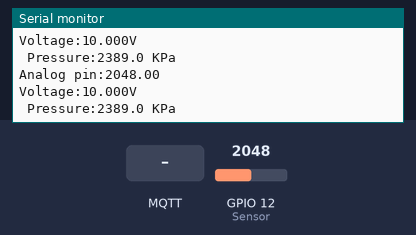
Bench run of a sketch on a simulated ESP32. On the bench: the last lines printed to the serial monitor. The test bench sets the inputs (shaded band); at power-on: GPIO 12 (Sensor) = 2048. WiFi joins after 1.5 s; servers stay silent unless stated; no MQTT or app messages arrive unless stated.

Above: at 2.7 s.
2.8 s: MQTT message "1" arrives on the first subscribed topic
4.5 s: MQTT message "on" arrives on the first subscribed topic
6.0 s: MQTT message "off" arrives on the first subscribed topic
7.5 s: GPIO 12 (Sensor) set to 2866
At 8.0 s:
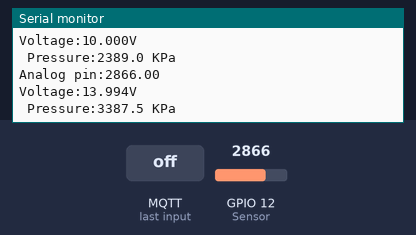
9.0 s: GPIO 12 (Sensor) set to 3603
At 9.5 s:
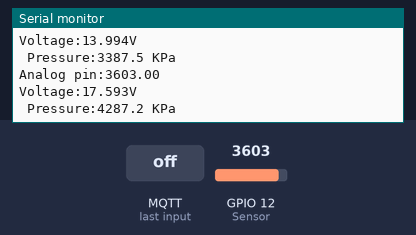
Timing chart, 0 to 11.5 s (numbered marks = the images above; inputs shaded):
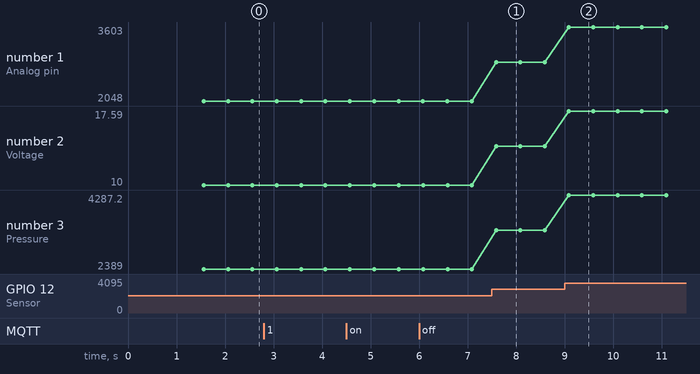

The sketch:

MQTT.ino
```cpp
#include <WiFi.h>
#include <PubSubClient.h>

const char *ssid = "Router"; // Enter your WiFi name
const char *password = "123456789";  // Enter WiFi password

const char *mqtt_broker = "10.1.75.125";
const char *topic = "esp32/test";
const char *mqtt_username = "iqube";
const char *mqtt_password = "iQube@2019";
const int mqtt_port = 1883;

WiFiClient espClient;
PubSubClient client(espClient);

const float  OffSet = 0.444;
float A, V, P;

void setup()
{
  // Set software serial baud to 115200;
  Serial.begin(115200);
  // connecting to a WiFi network
  WiFi.begin(ssid, password);
  while (WiFi.status() != WL_CONNECTED) {
    delay(500);
    Serial.println("Connecting to WiFi..");
  }

  Serial.println("Connected to the WiFi network");
  //connecting to a mqtt broker
  client.setServer(mqtt_broker, mqtt_port);
  client.setCallback(callback);

  while (!client.connected()) {
    String client_id = "esp32-client-";
    client_id += String(WiFi.macAddress());
    Serial.printf("The client %s connects to the public mqtt broker\n", client_id.c_str());
    if (client.connect(client_id.c_str(), mqtt_username, mqtt_password)) {
      Serial.println("Public emqx mqtt broker connected");
    } else {
      Serial.println("failed with state ");
      Serial.println(client.state());
      delay(2000);
    }
  }

  // publish and subscribe
  client.publish(topic, "Data received");
  client.subscribe(topic);
}

void callback(char *topic, byte *payload, unsigned int length) {
  Serial.print("Message arrived in topic: ");
  Serial.println(topic);
  Serial.print("Message:");
  for (int i = 0; i < length; i++) {
    Serial.print((char) payload[i]);
  }
  Serial.println();
  Serial.println("-----------------------");
}

void loop()
{
  client.loop();

  //Connect sensor to Analog 0
  A = analogRead(12);
  V = analogRead(12) * 5.00 / 1024;     //Sensor output voltage
  P = (V - OffSet) * 250;             //Calculate water pressure

  Serial.print("Analog pin:");
  Serial.println(A);


  Serial.print("Voltage:");
  Serial.print(V, 3);
  Serial.println("V");

  Serial.print(" Pressure:");
  Serial.print(P, 1);
  Serial.println(" KPa");
  Serial.println();

  delay(500);
}
```

Measured:
- after the input at 7.5 s, the serial monitor: prints a new line after 0.09 s (image 1)
- after the input at 9.0 s, the serial monitor: prints a new line after 0.09 s (image 2)
- plotted number 1: 2048 → 2866 after the input at 7.5 s, 2866 → 3603 after the input at 9.0 s
- plotted number 2: 10 → 13.99 after the input at 7.5 s, 13.99 → 17.59 after the input at 9.0 s
- plotted number 3: 2389 → 3387.5 after the input at 7.5 s, 3387.5 → 4287.2 after the input at 9.0 s
